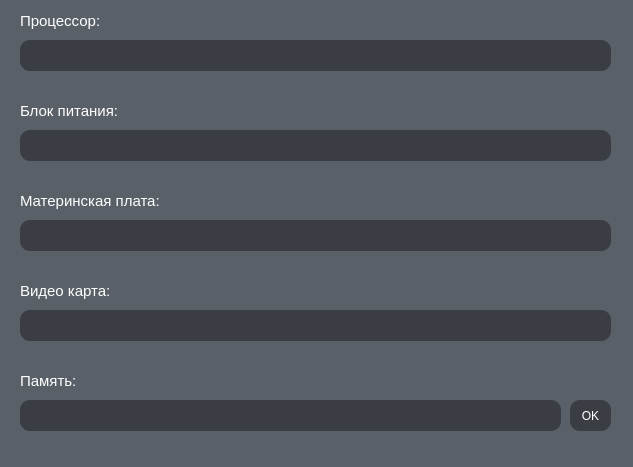
<?xml version="1.0" encoding="UTF-8"?>
<ui version="4.0">
 <class>addItemKomp</class>
 <widget class="QWidget" name="addItemKomp">
  <property name="geometry">
   <rect>
    <x>0</x>
    <y>0</y>
    <width>633</width>
    <height>467</height>
   </rect>
  </property>
  <property name="minimumSize">
   <size>
    <width>633</width>
    <height>467</height>
   </size>
  </property>
  <property name="maximumSize">
   <size>
    <width>633</width>
    <height>467</height>
   </size>
  </property>
  <property name="windowTitle">
   <string>Form</string>
  </property>
  <property name="styleSheet">
   <string notr="true">background-color: #5a6068;</string>
  </property>
  <widget class="QLineEdit" name="proc">
   <property name="geometry">
    <rect>
     <x>20</x>
     <y>40</y>
     <width>591</width>
     <height>31</height>
    </rect>
   </property>
   <property name="styleSheet">
    <string notr="true">border-radius: 10px; 
color: white;
background-color: #3a3e44;</string>
   </property>
  </widget>
  <widget class="QLabel" name="label">
   <property name="geometry">
    <rect>
     <x>20</x>
     <y>10</y>
     <width>581</width>
     <height>21</height>
    </rect>
   </property>
   <property name="styleSheet">
    <string notr="true">font-size: 15px;
color: white;
</string>
   </property>
   <property name="text">
    <string>Процессор: </string>
   </property>
  </widget>
  <widget class="QPushButton" name="pushButton">
   <property name="geometry">
    <rect>
     <x>570</x>
     <y>400</y>
     <width>41</width>
     <height>31</height>
    </rect>
   </property>
   <property name="styleSheet">
    <string notr="true">border-radius: 10px; 
color: white;
background-color: #3a3e44;</string>
   </property>
   <property name="text">
    <string>OK</string>
   </property>
  </widget>
  <widget class="QLabel" name="label_2">
   <property name="geometry">
    <rect>
     <x>20</x>
     <y>100</y>
     <width>581</width>
     <height>21</height>
    </rect>
   </property>
   <property name="styleSheet">
    <string notr="true">font-size: 15px;
color: white;
</string>
   </property>
   <property name="text">
    <string>Блок питания: </string>
   </property>
  </widget>
  <widget class="QLineEdit" name="bp">
   <property name="geometry">
    <rect>
     <x>20</x>
     <y>130</y>
     <width>591</width>
     <height>31</height>
    </rect>
   </property>
   <property name="styleSheet">
    <string notr="true">border-radius: 10px; 
color: white;
background-color: #3a3e44;</string>
   </property>
  </widget>
  <widget class="QLabel" name="label_3">
   <property name="geometry">
    <rect>
     <x>20</x>
     <y>190</y>
     <width>581</width>
     <height>21</height>
    </rect>
   </property>
   <property name="styleSheet">
    <string notr="true">font-size: 15px;
color: white;
</string>
   </property>
   <property name="text">
    <string>Материнская плата: </string>
   </property>
  </widget>
  <widget class="QLineEdit" name="mama">
   <property name="geometry">
    <rect>
     <x>20</x>
     <y>220</y>
     <width>591</width>
     <height>31</height>
    </rect>
   </property>
   <property name="styleSheet">
    <string notr="true">border-radius: 10px; 
color: white;
background-color: #3a3e44;</string>
   </property>
  </widget>
  <widget class="QLabel" name="label_4">
   <property name="geometry">
    <rect>
     <x>20</x>
     <y>280</y>
     <width>581</width>
     <height>21</height>
    </rect>
   </property>
   <property name="styleSheet">
    <string notr="true">font-size: 15px;
color: white;
</string>
   </property>
   <property name="text">
    <string>Видео карта: </string>
   </property>
  </widget>
  <widget class="QLineEdit" name="videoK">
   <property name="geometry">
    <rect>
     <x>20</x>
     <y>310</y>
     <width>591</width>
     <height>31</height>
    </rect>
   </property>
   <property name="styleSheet">
    <string notr="true">border-radius: 10px; 
color: white;
background-color: #3a3e44;</string>
   </property>
  </widget>
  <widget class="QLineEdit" name="pamat">
   <property name="geometry">
    <rect>
     <x>20</x>
     <y>400</y>
     <width>541</width>
     <height>31</height>
    </rect>
   </property>
   <property name="styleSheet">
    <string notr="true">border-radius: 10px; 
color: white;
background-color: #3a3e44;</string>
   </property>
  </widget>
  <widget class="QLabel" name="label_5">
   <property name="geometry">
    <rect>
     <x>20</x>
     <y>370</y>
     <width>581</width>
     <height>21</height>
    </rect>
   </property>
   <property name="styleSheet">
    <string notr="true">font-size: 15px;
color: white;
</string>
   </property>
   <property name="text">
    <string>Память: </string>
   </property>
  </widget>
 </widget>
 <resources/>
 <connections/>
</ui>
